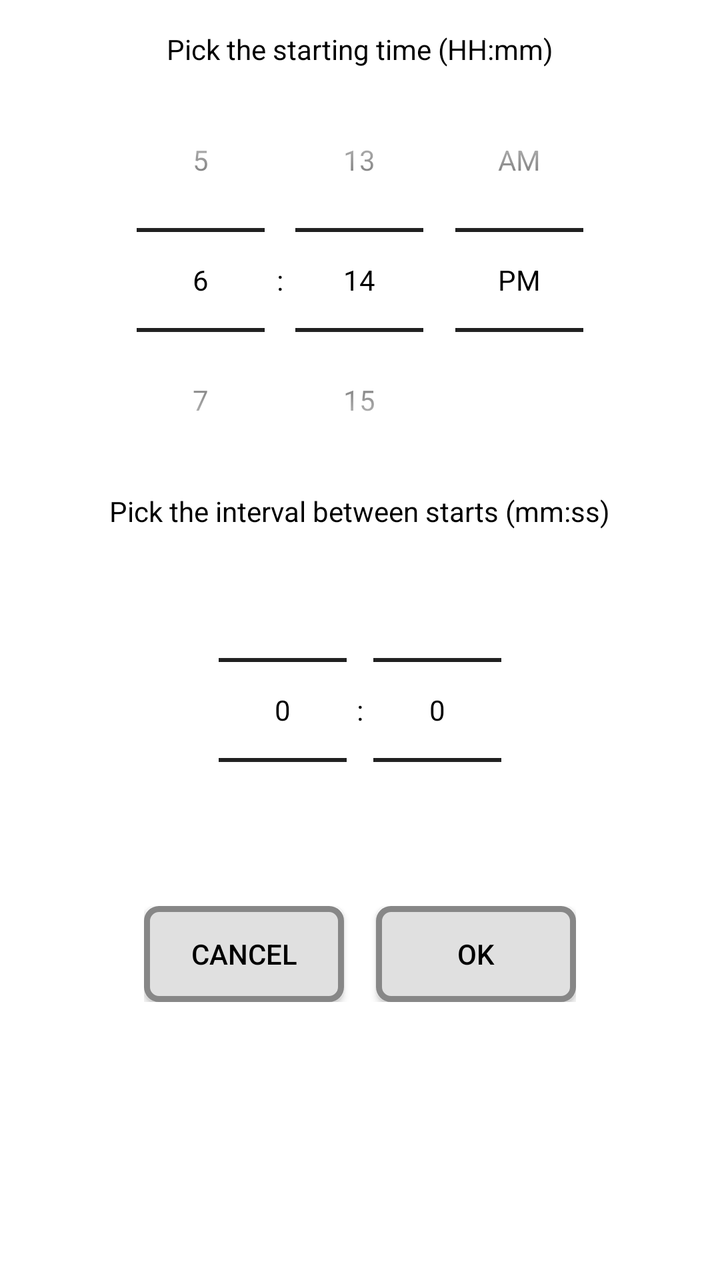
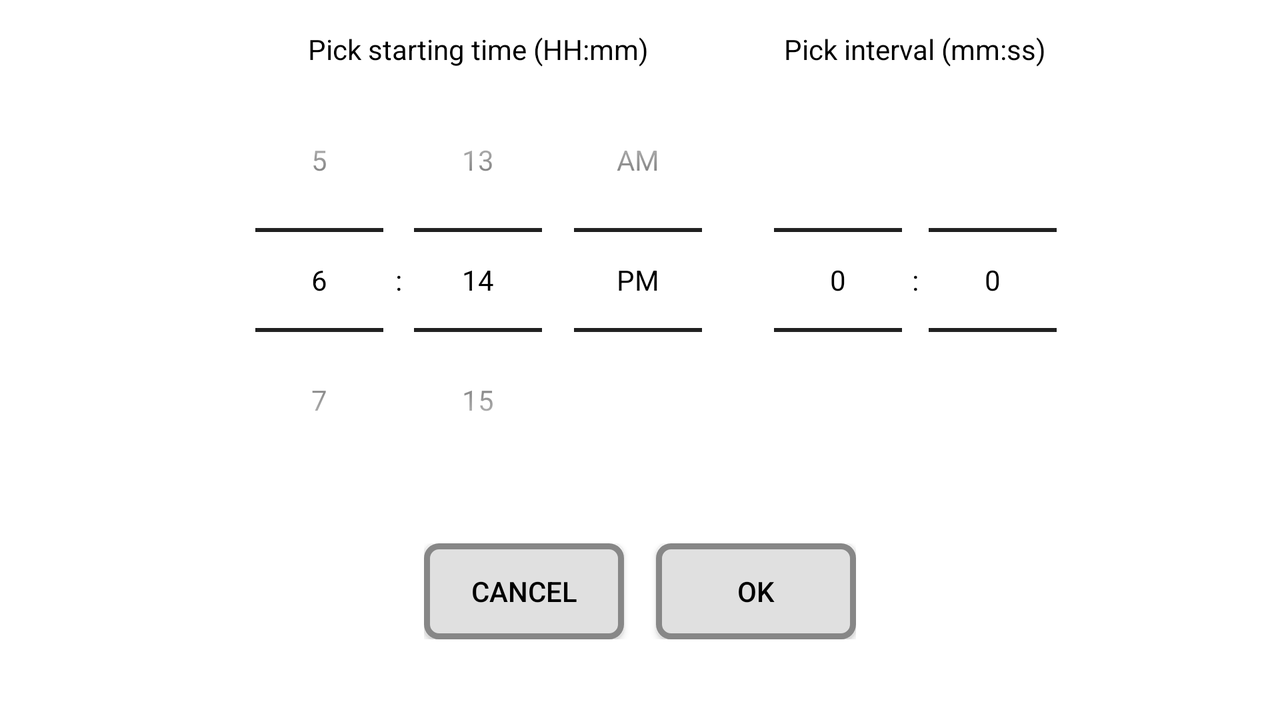

An Android layout and its configuration variant, each rendered on a device that would load it. The default file and the variant file are quoted in full after the pictures.
<!-- AndroidManifest.xml: application theme AppTheme -->
<!-- res/layout/start_dialog_fragment.xml -->
<?xml version="1.0" encoding="utf-8"?>
<android.support.constraint.ConstraintLayout xmlns:android="http://schemas.android.com/apk/res/android"
    xmlns:app="http://schemas.android.com/apk/res-auto"
    android:layout_width="match_parent"
    android:layout_height="match_parent"
    android:background="@color/colorBackground"
    android:padding="15dp">

    <TextView
        android:id="@+id/pick_starting_time_label"
        android:layout_width="wrap_content"
        android:layout_height="wrap_content"
        android:layout_gravity="center"
        android:textColor="@color/colorText"
        android:text="Pick the starting time (HH:mm)"
        app:layout_constraintEnd_toEndOf="parent"
        app:layout_constraintStart_toStartOf="parent"
        app:layout_constraintTop_toTopOf="parent" />

    <TimePicker
        android:id="@+id/start_time_picker"
        android:layout_width="match_parent"
        android:layout_height="wrap_content"
        android:timePickerMode="spinner"
        app:layout_constraintEnd_toEndOf="parent"
        app:layout_constraintStart_toStartOf="parent"
        app:layout_constraintTop_toBottomOf="@+id/pick_starting_time_label"
        android:theme="@style/MyTimePicker"/>

    <LinearLayout
        android:orientation="vertical"
        android:id="@+id/interval_picker_container_main"
        android:layout_gravity="center"
        android:gravity="center"
        android:layout_width="wrap_content"
        android:layout_height="wrap_content"
        app:layout_constraintTop_toBottomOf="@+id/start_time_picker"
        app:layout_constraintStart_toStartOf="parent"
        app:layout_constraintEnd_toEndOf="parent">

        <TextView
            android:id="@+id/pick_interval_label"
            android:layout_width="wrap_content"
            android:layout_height="wrap_content"
            android:layout_gravity="center"
            android:text="Pick the interval between starts (mm:ss)"
            app:layout_constraintEnd_toEndOf="parent"
            app:layout_constraintStart_toStartOf="parent"
            app:layout_constraintTop_toBottomOf="@+id/start_time_picker" />

        <LinearLayout
            android:id="@+id/interval_picker_container"
            android:layout_width="wrap_content"
            android:layout_height="wrap_content"
            app:layout_constraintEnd_toEndOf="parent"
            app:layout_constraintStart_toStartOf="parent"
            app:layout_constraintTop_toBottomOf="@+id/pick_interval_label">

            <NumberPicker
                android:id="@+id/minutes_picker"
                android:layout_width="wrap_content"
                android:layout_height="wrap_content"
                app:layout_constraintBottom_toBottomOf="parent"
                app:layout_constraintEnd_toStartOf="@+id/separator_interval_picker"
                app:layout_constraintStart_toStartOf="parent"
                app:layout_constraintTop_toTopOf="parent"
                android:theme="@style/MyTimePicker"/>

            <TextView
                android:id="@+id/separator_interval_picker"
                android:layout_width="wrap_content"
                android:layout_height="wrap_content"
                android:layout_gravity="center"
                android:padding="5dp"
                android:text=":"
                app:layout_constraintBottom_toBottomOf="parent"
                app:layout_constraintEnd_toStartOf="@id/seconds_picker"
                app:layout_constraintStart_toEndOf="@id/minutes_picker"
                app:layout_constraintTop_toTopOf="parent" />

            <NumberPicker
                android:id="@+id/seconds_picker"
                android:layout_width="wrap_content"
                android:layout_height="wrap_content"
                app:layout_constraintBottom_toBottomOf="parent"
                app:layout_constraintEnd_toEndOf="parent"
                app:layout_constraintStart_toEndOf="@+id/separator_interval_picker"
                app:layout_constraintTop_toTopOf="parent"
                android:theme="@style/MyTimePicker"/>
        </LinearLayout>
    </LinearLayout>

    <LinearLayout
        android:layout_width="wrap_content"
        android:layout_height="wrap_content"
        android:layout_marginTop="8dp"
        app:layout_constraintEnd_toEndOf="parent"
        app:layout_constraintStart_toStartOf="parent"
        app:layout_constraintTop_toBottomOf="@+id/interval_picker_container_main">

        <Button
            android:id="@+id/button_cancel_dialog"
            android:layout_width="100dp"
            android:layout_height="wrap_content"
            android:layout_marginEnd="8dp"
            android:text="Cancel"
            android:textColor="@color/colorText"
            android:textAllCaps="true"
            android:background="@drawable/button_shape"
            app:layout_constraintBottom_toBottomOf="parent"
            app:layout_constraintStart_toStartOf="parent"
            app:layout_constraintTop_toTopOf="parent" />

        <Button
            android:id="@+id/button_confirm_dialog"
            android:layout_width="100dp"
            android:layout_height="wrap_content"
            android:layout_marginStart="8dp"
            android:text="Ok"
            android:textColor="@color/colorText"
            android:textAllCaps="true"
            android:background="@drawable/button_shape"
            app:layout_constraintBottom_toBottomOf="parent"
            app:layout_constraintEnd_toEndOf="parent"
            app:layout_constraintTop_toTopOf="parent" />
    </LinearLayout>


</android.support.constraint.ConstraintLayout>
<!-- resources referenced by this layout -->
<resources>
  <color name="colorBackground">@android:color/white</color>
  <color name="colorText">@android:color/black</color>
  <!-- drawable button_shape (drawable) -->
  <?xml version="1.0" encoding="utf-8"?>
  <shape xmlns:android="http://schemas.android.com/apk/res/android" android:shape="rectangle" >
      <corners
          android:radius="6dp"
          />
      <solid
          android:color="@color/colorButtonBackground"
          />
      <size
          android:width="270dp"
          android:height="40dp"
          />
      <stroke
          android:width="3dp"
          android:color="#878787"
          />
  </shape>
  <style name="MyTimePicker" parent="Theme.AppCompat.Light.Dialog.Alert">
          <item name="colorControlNormal">@color/colorText</item>
          <item name="colorControlActivated">@color/colorText</item>
          <item name="android:textColorPrimary">@color/colorText</item>
      </style>
  <style name="AppTheme" parent="Base.Theme.AppCompat.Light.DarkActionBar">
          
          <item name="colorPrimary">@color/colorPrimary</item>
          <item name="colorPrimaryDark">@color/colorPrimaryDark</item>
          <item name="colorAccent">@color/colorAccent</item>
          <item name="android:textColorPrimary">@color/colorText</item>
          <item name="android:textColorPrimaryInverse">@color/colorText</item>
          <item name="android:textColor">@color/colorText</item>
          <item name="android:editTextColor">@color/colorText</item>
      </style>
  <color name="colorButtonBackground">#E0E0E0</color>
  <color name="colorPrimary">#3F51B5</color>
  <color name="colorPrimaryDark">#303F9F</color>
  <color name="colorAccent">#FF4081</color>
</resources>
<!-- res/layout-land/start_dialog_fragment.xml (the author's variant of the layout above) -->
<!-- drawn on the phone turned sideways -->
<?xml version="1.0" encoding="utf-8"?>
<android.support.constraint.ConstraintLayout xmlns:android="http://schemas.android.com/apk/res/android"
    xmlns:app="http://schemas.android.com/apk/res-auto"
    android:layout_width="match_parent"
    android:layout_height="wrap_content"
    android:background="@color/colorBackground"
    android:padding="15dp">

    <LinearLayout
        android:id="@+id/picker_container"
        android:layout_width="wrap_content"
        android:layout_height="wrap_content"
        app:layout_constraintEnd_toEndOf="parent"
        app:layout_constraintStart_toStartOf="parent"
        app:layout_constraintTop_toTopOf="parent">

        <LinearLayout
            android:id="@+id/start_time_picker_container"
            android:layout_width="wrap_content"
            android:layout_height="wrap_content"
            android:orientation="vertical"
            android:layout_gravity="start"
            android:gravity="start"
            app:layout_constraintEnd_toStartOf="@id/interval_picker_container_main"
            app:layout_constraintStart_toStartOf="parent"
            app:layout_constraintTop_toTopOf="parent">

            <TextView
                android:id="@+id/pick_starting_time_label"
                android:layout_width="wrap_content"
                android:layout_height="wrap_content"
                android:layout_gravity="center"
                android:textColor="@color/colorText"
                android:text="Pick starting time (HH:mm)"
                app:layout_constraintBottom_toTopOf="@+id/start_time_picker"
                app:layout_constraintEnd_toEndOf="parent"
                app:layout_constraintStart_toStartOf="parent"
                app:layout_constraintTop_toTopOf="parent" />

            <TimePicker
                android:id="@+id/start_time_picker"
                android:layout_width="wrap_content"
                android:layout_height="wrap_content"
                android:timePickerMode="spinner"
                app:layout_constraintBottom_toBottomOf="parent"
                app:layout_constraintEnd_toEndOf="parent"
                app:layout_constraintStart_toStartOf="parent"
                app:layout_constraintTop_toBottomOf="@id/pick_starting_time_label"
                android:theme="@style/MyTimePicker"/>
        </LinearLayout>

        <LinearLayout
            android:id="@+id/interval_picker_container_main"
            android:layout_width="wrap_content"
            android:layout_height="match_parent"
            android:layout_marginStart="20dp"
            android:orientation="vertical"
            app:layout_constraintEnd_toEndOf="parent"
            app:layout_constraintStart_toEndOf="@id/start_time_picker_container"
            app:layout_constraintTop_toTopOf="parent">

            <TextView
                android:id="@+id/pick_interval_label"
                android:layout_width="wrap_content"
                android:layout_height="wrap_content"
                android:layout_gravity="center"
                android:textColor="@color/colorText"
                android:text="Pick interval (mm:ss)"
                app:layout_constraintBottom_toTopOf="@+id/interval_picker_container"
                app:layout_constraintEnd_toEndOf="parent"
                app:layout_constraintStart_toStartOf="parent"
                app:layout_constraintTop_toTopOf="parent" />

            <LinearLayout
                android:id="@+id/interval_picker_container"
                android:layout_width="wrap_content"
                android:layout_height="match_parent"
                android:layout_gravity="center_horizontal"
                android:gravity="center"

                app:layout_constraintEnd_toEndOf="parent"
                app:layout_constraintStart_toStartOf="parent"
                app:layout_constraintTop_toBottomOf="@id/pick_interval_label">

                <NumberPicker
                    android:id="@+id/minutes_picker"
                    android:layout_width="wrap_content"
                    android:layout_height="wrap_content"
                    app:layout_constraintBottom_toBottomOf="parent"
                    app:layout_constraintEnd_toStartOf="@+id/separator_interval_picker"
                    app:layout_constraintStart_toStartOf="parent"
                    app:layout_constraintTop_toTopOf="parent"
                    android:theme="@style/MyTimePicker"/>

                <TextView
                    android:id="@+id/separator_interval_picker"
                    android:layout_width="wrap_content"
                    android:layout_height="wrap_content"
                    android:layout_gravity="center"
                    android:padding="5dp"
                    android:text=":"
                    android:textColor="@color/colorText"
                    app:layout_constraintBottom_toBottomOf="parent"
                    app:layout_constraintEnd_toStartOf="@id/seconds_picker"
                    app:layout_constraintStart_toEndOf="@id/minutes_picker"
                    app:layout_constraintTop_toTopOf="parent" />

                <NumberPicker
                    android:id="@+id/seconds_picker"
                    android:layout_width="wrap_content"
                    android:layout_height="wrap_content"
                    app:layout_constraintBottom_toBottomOf="parent"
                    app:layout_constraintEnd_toEndOf="parent"
                    app:layout_constraintStart_toEndOf="@+id/separator_interval_picker"
                    app:layout_constraintTop_toTopOf="parent"
                    android:theme="@style/MyTimePicker"/>
            </LinearLayout>
        </LinearLayout>
    </LinearLayout>

    <LinearLayout
        android:layout_width="wrap_content"
        android:layout_height="wrap_content"
        app:layout_constraintTop_toBottomOf="@id/picker_container"
        app:layout_constraintBottom_toBottomOf="parent"
        app:layout_constraintEnd_toEndOf="parent"
        app:layout_constraintStart_toStartOf="parent">

        <Button
            android:id="@+id/button_cancel_dialog"
            android:layout_width="100dp"
            android:layout_height="wrap_content"
            android:layout_marginEnd="8dp"
            android:background="@drawable/button_shape"
            android:text="Cancel"
            android:textColor="@color/colorText"
            app:layout_constraintBottom_toBottomOf="parent"
            app:layout_constraintStart_toStartOf="parent"
            app:layout_constraintTop_toTopOf="parent" />

        <Button
            android:id="@+id/button_confirm_dialog"
            android:layout_width="100dp"
            android:layout_height="wrap_content"
            android:layout_marginStart="8dp"
            android:background="@drawable/button_shape"
            android:text="Ok"
            android:textColor="@color/colorText"
            app:layout_constraintBottom_toBottomOf="parent"
            app:layout_constraintEnd_toEndOf="parent"
            app:layout_constraintTop_toTopOf="parent" />
    </LinearLayout>


</android.support.constraint.ConstraintLayout>
